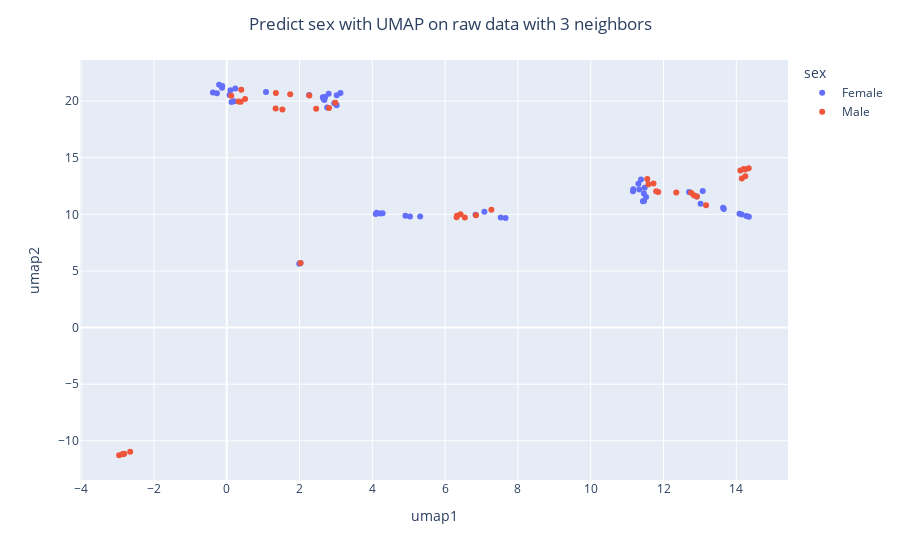
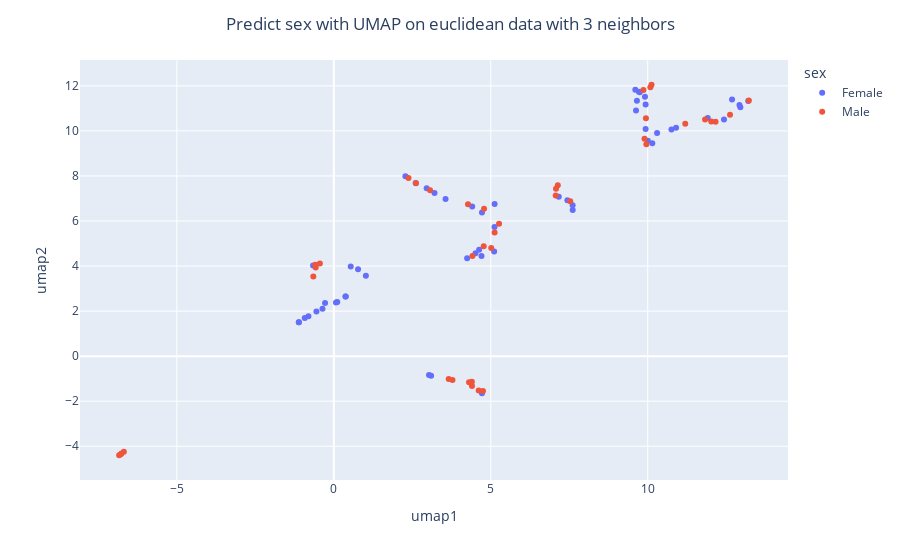
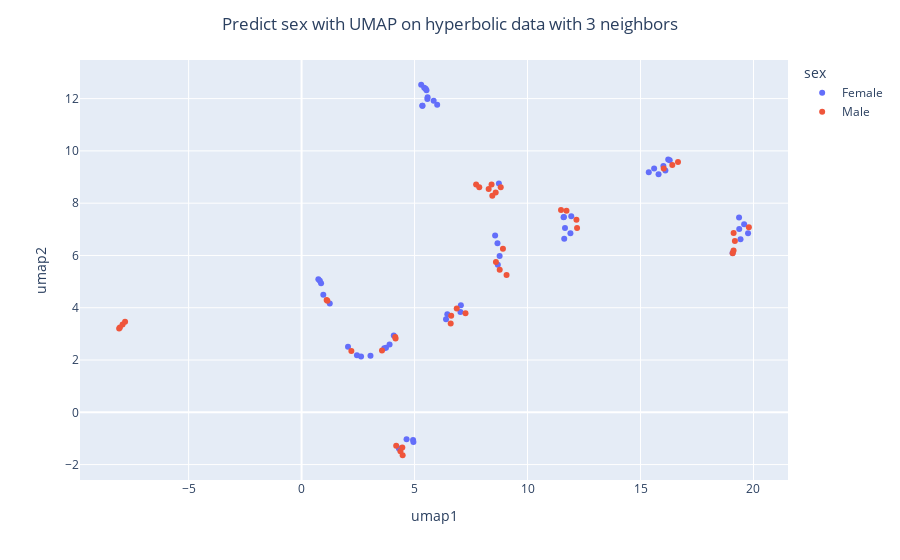
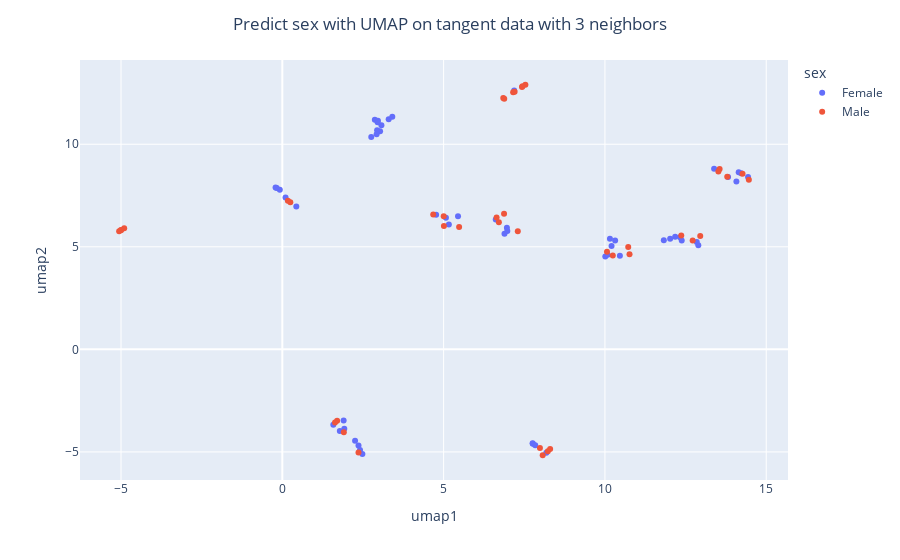

The notebook cell these images were saved under, in order:
### Code cell
n_neighbors_list = [3, 5, 8, 12, 15, 20, 25]

for n_neighbors in n_neighbors_list:

    type_to_umap = {}
    for type, X in type_to_data.items():
        if type == 'hyperbolic':
            hyperbolic = Hyperbolic(dim=X.shape[1], default_coords_type='ball')
            metric = hyperbolic._metric.dist
        else:
            metric='euclidean'
            
        X_red = UMAP(metric=metric, n_neighbors=n_neighbors, n_components=2).fit_transform(X)
        type_to_umap[type] = X_red
        
        df = pd.DataFrame(np.hstack((type_to_umap[type], y[:, np.newaxis])), columns=['umap1', 'umap2', y_type])
        fig = px.scatter(df, x='umap1', y='umap2', color=y_type)
        fig.update_layout(title={'text': 'Predict {} with UMAP on {} data with {} neighbors'.format(y_type, type, n_neighbors), 'xanchor': 'center', 'x':0.5})
        fig.show()

### Figure 1 — Plotly figure (JSON) as saved in the notebook; plotly's stock layout.template omitted (floating-point values rounded to 4 significant figures)
{"data": [{"hovertemplate": "sex=Female<br>umap1=%{x}<br>umap2=%{y}<extra></extra>", "legendgroup": "Female", "marker": {"color": "#636efa", "symbol": "circle"}, "mode": "markers", "name": "Female", "orientation": "v", "showlegend": true, "type": "scatter", "x": [13.64, 13.02, 11.46, 1.078, 11.31, 2.64, 2.264, 7.079, -0.3804, 6.836, 7.529, 2.658, 3.125, 11.17, 11.16, 11.33, 3.022, 2.702, 13.66, 7.66, 11.38, 13.08, -0.1301, 2.76, 2.682, 1.992, 4.119, 4.218, 0.1014, 4.094, 0.07623, 12.91, 14.09, -0.2098, 2.954, 4.28, -0.1244, 11.48, -0.27, 11.43, 3.019, 11.47, 11.52, 14.15, 14.28, 14.34, 2.025, 0.2009, 4.909, 5.034, 0.1325, 2.8, 0.2348, 5.314, 12.7], "xaxis": "x", "y": [10.57, 10.94, 11.85, 20.81, 12.7, 20.34, 20.53, 10.23, 20.75, 9.974, 9.73, 20.22, 20.73, 12.22, 12.05, 12.19, 20.53, 20.35, 10.48, 9.682, 13.07, 12.07, 21.18, 19.44, 20.11, 5.643, 10.13, 10.08, 20.97, 10.03, 20.53, 11.58, 10.05, 21.45, 19.82, 10.11, 21.33, 12.35, 20.7, 11.17, 19.64, 11.18, 11.54, 9.981, 9.85, 9.782, 5.698, 19.99, 9.865, 9.82, 19.91, 20.65, 21.12, 9.808, 11.96], "yaxis": "y"}, {"hovertemplate": "sex=Male<br>umap1=%{x}<br>umap2=%{y}<extra></extra>", "legendgroup": "Male", "marker": {"color": "#EF553B", "symbol": "circle"}, "mode": "markers", "name": "Male", "orientation": "v", "showlegend": true, "type": "scatter", "x": [6.327, 14.2, 14.34, 7.27, 12.92, 0.1244, 11.72, 0.3975, 11.59, 12.83, 12.76, 0.3839, 2.984, 2.269, 13.17, 12.35, 11.86, 11.8, 0.3225, -2.652, 14.11, 14.15, 14.25, 2.028, -2.815, -2.956, -2.847, 14.25, 1.35, 6.316, 2.81, 2.456, 0.5036, 1.529, 6.423, 6.848, 1.743, 6.541, 1.342, -2.859, 11.55], "xaxis": "x", "y": [9.874, 14.0, 14.08, 10.42, 11.57, 20.48, 12.73, 21.0, 12.66, 11.68, 11.9, 19.95, 19.87, 20.5, 10.8, 11.93, 11.97, 12.05, 19.96, -10.97, 13.88, 13.17, 13.37, 5.702, -11.13, -11.28, -11.17, 13.96, 20.71, 9.742, 19.39, 19.33, 20.18, 19.25, 10.0, 9.929, 20.6, 9.72, 19.35, -11.18, 13.12], "yaxis": "y"}], "layout": {"legend": {"title": {"text": "sex"}, "tracegroupgap": 0}, "margin": {"t": 60}, "title": {"text": "Predict sex with UMAP on raw data with 3 neighbors", "x": 0.5, "xanchor": "center"}, "xaxis": {"anchor": "y", "domain": [0, 1], "title": {"text": "umap1"}}, "yaxis": {"anchor": "x", "domain": [0, 1], "title": {"text": "umap2"}}}}

### Figure 2 — Plotly figure (JSON) as saved in the notebook; plotly's stock layout.template omitted (floating-point values rounded to 4 significant figures)
{"data": [{"hovertemplate": "sex=Female<br>umap1=%{x}<br>umap2=%{y}<extra></extra>", "legendgroup": "Female", "marker": {"color": "#636efa", "symbol": "circle"}, "mode": "markers", "name": "Female", "orientation": "v", "showlegend": true, "type": "scatter", "x": [-0.279, 3.559, 4.513, 10.15, 4.629, 9.913, 9.933, 0.7723, 10.76, 0.5386, 0.1091, 9.747, 5.122, 4.705, 5.118, 4.72, 9.627, 9.656, 0.3801, 1.021, 4.248, 2.958, 7.44, 9.719, 9.604, 12.69, 2.281, -0.9252, 10.3, -1.113, 10.0, 5.108, 4.719, 7.61, 13.2, 3.207, 7.166, 4.408, 10.9, -0.8094, 12.95, -0.5541, 2.607, -0.3613, 0.069, 0.3708, 12.92, 12.43, -0.6613, 3.099, 11.91, 9.932, 7.608, 3.032, -1.116], "xaxis": "x", "y": [2.359, 6.978, 4.573, 9.456, 4.719, 11.51, 11.17, 3.853, 10.06, 3.983, 2.409, 11.72, 6.753, 4.445, 5.739, 6.372, 10.91, 11.34, 2.649, 3.571, 4.348, 7.453, 6.925, 11.74, 11.83, 11.4, 7.986, 1.698, 9.905, 1.508, 9.568, 4.65, -1.652, 6.486, 11.33, 7.245, 7.072, 6.639, 10.14, 1.775, 11.05, 1.981, 7.682, 2.109, 2.379, 2.648, 11.15, 10.5, 4.028, -0.8666, 10.57, 10.08, 6.696, -0.8367, 1.5], "yaxis": "y"}, {"hovertemplate": "sex=Male<br>umap1=%{x}<br>umap2=%{y}<extra></extra>", "legendgroup": "Male", "marker": {"color": "#EF553B", "symbol": "circle"}, "mode": "markers", "name": "Male", "orientation": "v", "showlegend": true, "type": "scatter", "x": [-0.6533, 4.616, 4.401, 7.136, 5.123, 7.069, 4.786, 7.078, 4.416, 2.38, 2.617, 12.62, 11.83, 9.897, 4.275, 5.015, 4.775, 5.263, 12.02, 4.751, 4.398, 3.658, 3.78, 13.22, -6.688, -6.839, -6.765, 4.308, 7.532, 3.067, 10.08, 10.12, 9.862, 9.942, -0.5779, -0.4438, 9.956, -0.5859, 11.2, -6.79, 12.16], "xaxis": "x", "y": [3.535, -1.522, -1.33, 7.593, 5.491, 7.135, 6.543, 7.432, 4.451, 7.905, 7.676, 10.72, 10.51, 9.654, 6.742, 4.803, 4.875, 5.876, 10.42, -1.542, -1.132, -1.015, -1.055, 11.35, -4.249, -4.399, -4.325, -1.156, 6.876, 7.36, 11.93, 12.05, 11.81, 10.56, 3.937, 4.108, 9.403, 4.063, 10.32, -4.351, 10.4], "yaxis": "y"}], "layout": {"legend": {"title": {"text": "sex"}, "tracegroupgap": 0}, "margin": {"t": 60}, "title": {"text": "Predict sex with UMAP on euclidean data with 3 neighbors", "x": 0.5, "xanchor": "center"}, "xaxis": {"anchor": "y", "domain": [0, 1], "title": {"text": "umap1"}}, "yaxis": {"anchor": "x", "domain": [0, 1], "title": {"text": "umap2"}}}}

### Figure 3 — Plotly figure (JSON) as saved in the notebook; plotly's stock layout.template omitted (floating-point values rounded to 4 significant figures)
{"data": [{"hovertemplate": "sex=Female<br>umap1=%{x}<br>umap2=%{y}<extra></extra>", "legendgroup": "Female", "marker": {"color": "#636efa", "symbol": "circle"}, "mode": "markers", "name": "Female", "orientation": "v", "showlegend": true, "type": "scatter", "x": [5.578, 2.632, 3.736, 11.6, 3.893, 16.1, 15.8, 4.936, 11.62, 4.95, 5.293, 16.01, 7.05, 3.66, 6.393, 6.45, 15.37, 15.6, 5.428, 4.647, 3.05, 2.055, 8.766, 16.23, 16.29, 19.36, 0.9615, 0.8638, 11.66, 0.8085, 11.61, 4.081, 8.733, 8.566, 19.76, 2.451, 8.686, 7.032, 11.9, 5.343, 19.37, 5.351, 1.248, 5.567, 5.528, 5.492, 19.59, 19.43, 4.307, 6.001, 19.07, 11.94, 8.67, 5.846, 0.7431], "xaxis": "x", "y": [12.05, 2.135, 2.473, 7.463, 2.597, 9.248, 9.106, -1.062, 6.643, -1.137, 12.53, 9.426, 4.099, 2.451, 3.564, 3.75, 9.179, 9.325, 12.42, -1.035, 2.165, 2.503, 5.984, 9.672, 9.646, 7.454, 4.495, 4.933, 7.051, 5.031, 7.468, 2.934, 8.753, 6.764, 6.854, 2.182, 5.646, 3.833, 6.846, 11.73, 7.011, 11.73, 4.163, 11.98, 12.32, 12.37, 7.193, 6.623, -1.386, 11.77, 6.094, 7.5, 6.469, 11.92, 5.089], "yaxis": "y"}, {"hovertemplate": "sex=Male<br>umap1=%{x}<br>umap2=%{y}<extra></extra>", "legendgroup": "Male", "marker": {"color": "#EF553B", "symbol": "circle"}, "mode": "markers", "name": "Male", "orientation": "v", "showlegend": true, "type": "scatter", "x": [4.473, 8.591, 8.409, 9.071, 6.622, 8.602, 6.867, 8.769, 3.559, 1.141, 1.109, 19.18, 19.08, 11.72, 7.255, 4.145, 4.16, 6.599, 19.12, 8.814, 8.442, 7.724, 7.864, 19.8, -8.041, -8.074, -7.922, 8.28, 8.912, 2.203, 16.41, 16.66, 16.03, 12.17, 4.375, 4.458, 11.48, 4.187, 12.19, -7.812, 19.12], "xaxis": "x", "y": [-1.643, 8.411, 8.719, 5.253, 3.694, 5.746, 3.971, 5.45, 2.369, 4.268, 4.301, 6.555, 6.087, 7.715, 3.79, 2.876, 2.828, 3.4, 6.19, 8.605, 8.287, 8.718, 8.612, 7.082, 3.24, 3.206, 3.358, 8.547, 6.259, 2.347, 9.461, 9.573, 9.323, 7.37, -1.494, -1.35, 7.739, -1.277, 7.047, 3.466, 6.859], "yaxis": "y"}], "layout": {"legend": {"title": {"text": "sex"}, "tracegroupgap": 0}, "margin": {"t": 60}, "title": {"text": "Predict sex with UMAP on hyperbolic data with 3 neighbors", "x": 0.5, "xanchor": "center"}, "xaxis": {"anchor": "y", "domain": [0, 1], "title": {"text": "umap1"}}, "yaxis": {"anchor": "x", "domain": [0, 1], "title": {"text": "umap2"}}}}

### Figure 4 — Plotly figure (JSON) as saved in the notebook; plotly's stock layout.template omitted (floating-point values rounded to 4 significant figures)
{"data": [{"hovertemplate": "sex=Female<br>umap1=%{x}<br>umap2=%{y}<extra></extra>", "legendgroup": "Female", "marker": {"color": "#636efa", "symbol": "circle"}, "mode": "markers", "name": "Female", "orientation": "v", "showlegend": true, "type": "scatter", "x": [3.072, 2.361, 1.783, 10.01, 1.581, 12.33, 12.18, 7.765, 10.16, 7.758, 3.031, 12.38, 5.446, 1.921, 5.162, 5.072, 11.83, 12.02, 2.757, 7.839, 2.256, 2.482, 6.962, 12.89, 12.85, 14.08, 0.1013, -0.07748, 10.21, -0.1744, 10.08, 1.901, 7.187, 6.887, 14.22, 2.408, 6.616, 4.767, 10.32, 2.963, 14.44, 2.868, 0.4342, 2.953, 2.939, 2.923, 14.15, 13.82, 8.184, 3.409, 13.38, 10.46, 6.975, 3.297, -0.2086], "xaxis": "x", "y": [10.93, -4.69, -3.98, 4.531, -3.68, 5.47, 5.497, -4.601, 5.395, -4.576, 10.64, 5.309, 6.494, -3.871, 6.092, 6.415, 5.325, 5.399, 10.36, -4.678, -4.454, -5.105, 5.927, 5.079, 5.23, 8.187, 7.398, 7.785, 5.035, 7.863, 4.61, -3.474, 12.62, 5.64, 8.589, -4.902, 6.335, 6.564, 5.304, 11.14, 8.41, 11.2, 6.962, 11.07, 10.69, 10.49, 8.638, 8.409, -5.044, 11.35, 8.811, 4.558, 5.774, 11.22, 7.896], "yaxis": "y"}, {"hovertemplate": "sex=Male<br>umap1=%{x}<br>umap2=%{y}<extra></extra>", "legendgroup": "Male", "marker": {"color": "#EF553B", "symbol": "circle"}, "mode": "markers", "name": "Male", "orientation": "v", "showlegend": true, "type": "scatter", "x": [8.302, 7.43, 7.535, 6.873, 5.009, 6.712, 5.003, 6.642, 1.907, 0.2483, 0.1731, 13.79, 13.56, 10.24, 4.678, 1.699, 1.634, 5.48, 13.52, 7.445, 7.155, 6.849, 6.879, 14.26, -4.901, -4.994, -5.008, 7.2, 7.299, 2.361, 12.72, 12.95, 12.37, 10.76, 8.231, 7.985, 10.06, 8.071, 10.72, -5.057, 14.46], "xaxis": "x", "y": [-4.86, 12.79, 12.9, 6.616, 6.018, 6.2, 6.484, 6.428, -4.047, 7.169, 7.251, 8.42, 8.795, 4.577, 6.575, -3.475, -3.563, 5.961, 8.669, 12.83, 12.54, 12.25, 12.21, 8.563, 5.911, 5.818, 5.804, 12.56, 5.758, -5.027, 5.303, 5.527, 5.553, 4.632, -4.966, -4.813, 4.763, -5.162, 4.989, 5.755, 8.274], "yaxis": "y"}], "layout": {"legend": {"title": {"text": "sex"}, "tracegroupgap": 0}, "margin": {"t": 60}, "title": {"text": "Predict sex with UMAP on tangent data with 3 neighbors", "x": 0.5, "xanchor": "center"}, "xaxis": {"anchor": "y", "domain": [0, 1], "title": {"text": "umap1"}}, "yaxis": {"anchor": "x", "domain": [0, 1], "title": {"text": "umap2"}}}}
